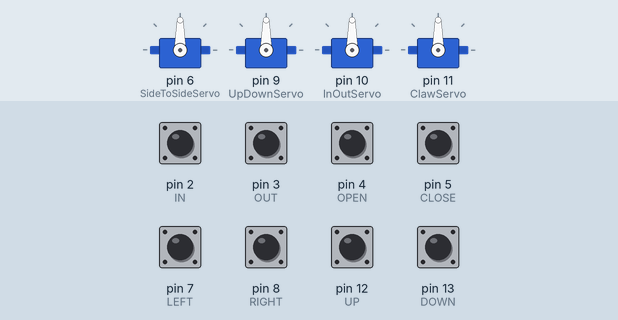
Recording of a sketch running on a simulated Arduino Uno, built with avr-gcc and run on an emulated ATmega328P. Parts: 4 × servo. The inputs (shaded band) are chosen by the test bench; at power-on: pin 2 (IN), pin 3 (OUT), pin 4 (OPEN), pin 5 (CLOSE), pin 7 (LEFT), pin 8 (RIGHT), pin 12 (UP), pin 13 (DOWN) HIGH. What the sketch prints to the serial monitor is not drawn.

Above: at 1.2 s.
1.3 s: pin 7 (LEFT) pulled LOW for 1 s
At 3.6 s:
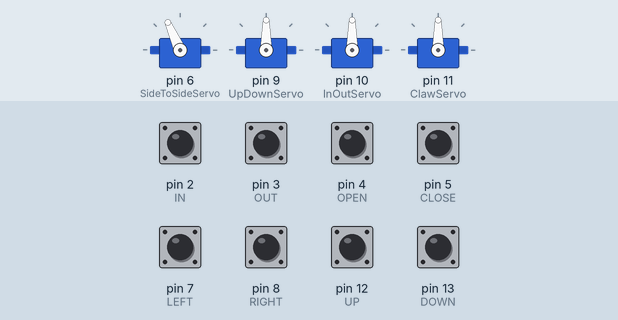
4.3 s: pin 2 (IN) pulled LOW for 1 s
At 6.6 s:
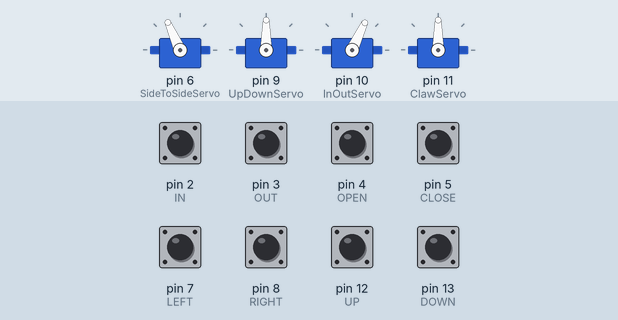
7.3 s: pin 8 (RIGHT) pulled LOW for 1 s
At 9.5 s:
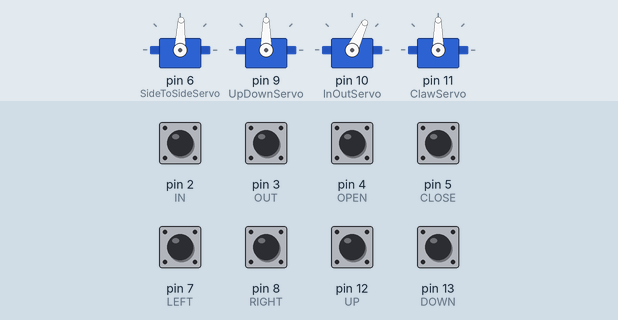
10.3 s: pin 4 (OPEN) pulled LOW for 1 s
At 12.6 s:
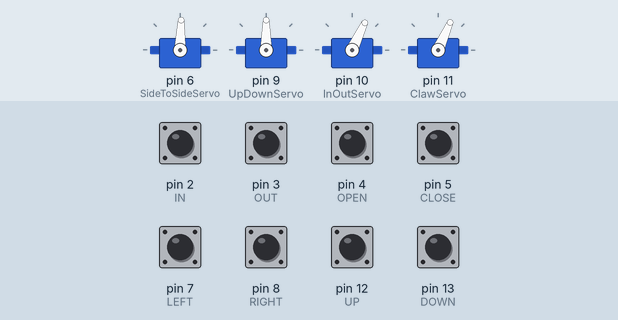
13.3 s: pin 3 (OUT) pulled LOW for 1 s
At 15.1 s:
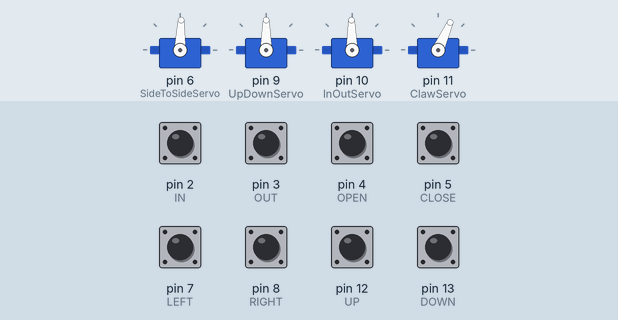
16.3 s: pin 12 (UP) pulled LOW for 1 s
At 18.2 s:
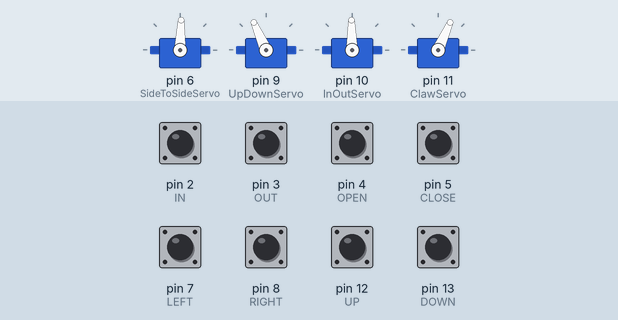
Timing chart, 0 to 19.7 s (numbered marks = the images above; inputs shaded):
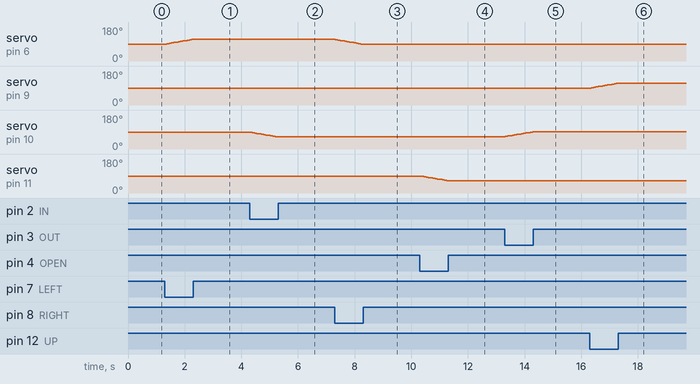

Measured:
- after the input at 1.3 s, servo on pin 6 (SideToSideServo): moves from 90° to 114° over 0.89 s, starting after 0.07 s
- after the input at 4.3 s, servo on pin 10 (InOutServo): moves from 90° to 65° over 0.97 s, starting at once
- after the input at 7.3 s, servo on pin 6 (SideToSideServo): moves from 114° to 88° over 0.97 s, starting at once
- after the input at 10.3 s, servo on pin 11 (ClawServo): moves from 90° to 66° over 0.89 s, starting after 0.06 s
- after the input at 13.3 s, servo on pin 10 (InOutServo): moves from 65° to 91° over 0.97 s, starting at once
- after the input at 16.3 s, servo on pin 9 (UpDownServo): moves from 90° to 114° over 0.89 s, starting after 0.06 s

The sketch:

buttons.ino
```cpp
//Buttons
#include <Servo.h>

Servo SideToSideServo;  // create servo object
Servo UpDownServo;
Servo InOutServo;
Servo ClawServo;

int RIGHT = 8;  //pin for right switch
int LEFT = 7;  //pin for left switch

int UP = 12; //pin for up switch
int DOWN = 13; //pin for down switch

int OUT = 3; //pin for outward switch
int IN = 2; //pin for inwards switch

int OPEN = 4; //pin for opening claw
int CLOSE = 5; //pin for closing claw


int StoSangle = 90; //intalize variable for servo position
int UpDownangle = 90;
int InOutangle = 90;
int clawangle = 90;

int change = 2;

void setup()
{
  Serial.begin(9600);
  //pins where servos are attached
  SideToSideServo.attach(6); //attaches the servo on pin 6 to the servo object
  UpDownServo.attach(9);
  InOutServo.attach(10);
  ClawServo.attach(11);

  //Button Setup

  //right left buttons
  pinMode(RIGHT, INPUT); //initalize input pins
  pinMode(LEFT, INPUT);

  digitalWrite(RIGHT, HIGH); //sets internal pull up resistor
  digitalWrite(LEFT, HIGH);

  //up down buttons
  pinMode(UP, INPUT); //initalize input pins
  pinMode(DOWN, INPUT);

  digitalWrite(UP, HIGH); //sets internal pull up resistor
  digitalWrite(DOWN, HIGH);

  //in out buttons
  pinMode(IN, INPUT); //initalize input pins
  pinMode(OUT, INPUT);

  digitalWrite(IN, HIGH); //sets internal pull up resistor
  digitalWrite(OUT, HIGH);

  //claw buttons
  pinMode(OPEN, INPUT); //initalize input pins
  pinMode(CLOSE, INPUT);

  digitalWrite(OPEN, HIGH); //sets internal pull up resistor
  digitalWrite(CLOSE, HIGH);
}

void loop()
{
  //side to side loop
  if( digitalRead(RIGHT) == LOW)
  {
    StoSangle = StoSangle - change;
  }
  if( digitalRead(LEFT) == LOW)
  {
    StoSangle = StoSangle + change;
  }

  StoSangle = constrain(StoSangle, 0, 180);
  SideToSideServo.write(StoSangle); //write the side to side angle to the servo
  delay(20);

  //up down loop
  if( digitalRead(UP) == LOW)
  {
    UpDownangle = UpDownangle + change;
  }
  if( digitalRead(DOWN) == LOW)
  {
    UpDownangle = UpDownangle - change;
  }

  UpDownangle = constrain(UpDownangle, 40, 180);
  UpDownServo.write(UpDownangle); //write the up or down angle to the servo
  delay(20);

  //in out loop
  if( digitalRead(IN) == LOW)
  {
    InOutangle = InOutangle - change;
  }
  if( digitalRead(OUT) == LOW)
  {
    InOutangle = InOutangle + change;
  }

  InOutangle = constrain(InOutangle, 65, 180);
  InOutServo.write(InOutangle); //write the in or out angle to the servo
  delay(20);

  //claw loop
  if( digitalRead(OPEN) == LOW)
  {
    clawangle = clawangle - change;
  }
  if( digitalRead(CLOSE) == LOW)
  {
    clawangle = clawangle + change;
  }

  clawangle = constrain(clawangle, 50, 176);
  ClawServo.write(clawangle); //write the claw angle to the servo
  delay(20);


  Serial.print(StoSangle); //used to find limits
  Serial.print(" ");
}
```
